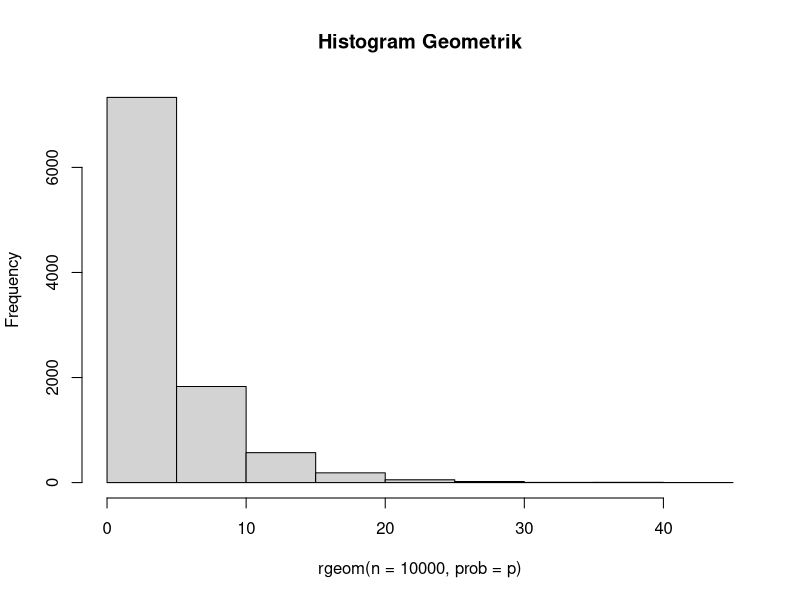

Write R code to recreate this figure.
#a
x = 3
p = 0.2
dgeom(x, p)

#b
mean(rgeom(n = 10000, prob = p) == 3)

#c
#Hasil perhitungannya tidak terlalu jauh dari 10000 bilangan

#d
hist(rgeom(n = 10000, prob = p), main = 'Histogram Geometrik')

#e
mean = 1/p
varian = (1-p)/p^2
mean
varian